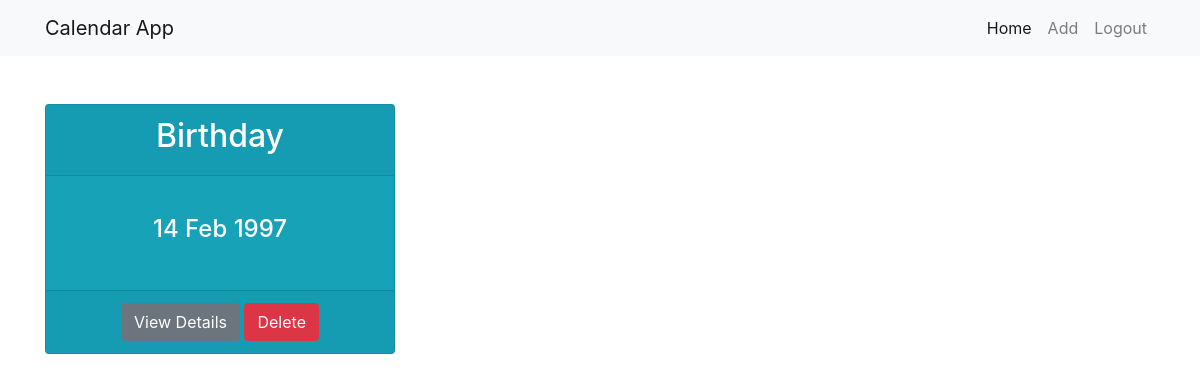
Page /dashboard/ (signed in) on the earlier database version.
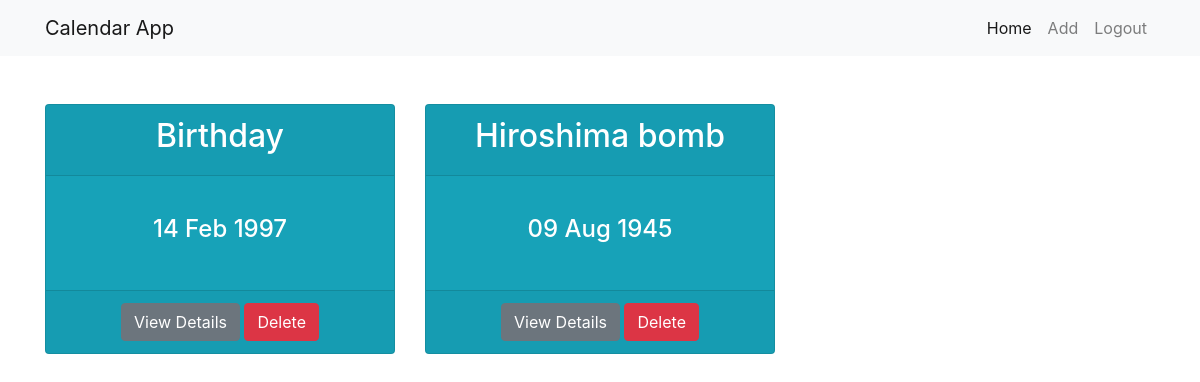
Same page on the later database version.
### myapp/models.py (models this page shows, shortened)
class Entry(models.Model):
    name = models.CharField(max_length = 100)
    author = models.ForeignKey(User,on_delete=models.CASCADE)
    date = models.DateTimeField()
    description = models.TextField()
    created = models.DateTimeField(auto_now_add=True)

### myapp/views.py (the view)
# urls.py: path('dashboard/',views.dashboard,name="dashboard"),
@login_required
def dashboard(request):
    entries = Entry.objects.filter(author=request.user)
    return render(request,'myapp/dashboard.html',{'entries':entries})

### myapp/templatetags/app_filters.py (called while the page is built)
@register.filter
def modulo(num, val):
    return (num-1) % val == 0

### myapp/templates/myapp/dashboard.html
{% extends 'myapp/base.html' %}
{% block content %}
<div class="">
    <div class="container">
            <div class="row">
                {% for entry in entries %}
                   {% include 'myapp/_calendar_entry.html' %}
                {% endfor %}
            </div>
    </div>
</div>
{% endblock %}

### myapp/templates/myapp/base.html (shortened to what this page needs)
<!DOCTYPE html>
<html lang="en">
<head>
    <link href="https://stackpath.bootstrapcdn.com/bootstrap/4.1.2/css/bootstrap.min.css" rel="stylesheet">
    {% load static %}
    <link rel="stylesheet" href="{% static 'myapp/css/style.css' %}">
</head>
<body>
        <nav class="navbar navbar-expand-lg navbar-light bg-light">
                <div class="container">
                      <a class="navbar-brand" href="/">Calendar App</a>
                  <div class="collapse navbar-collapse" id="navbarSupportedContent">
                    <ul class="navbar-nav ml-auto">
                      <li class="nav-item active">
                        <a class="nav-link" href="/dashboard">Home <span class="sr-only">(current)</span></a>
                      </li>
                      {% if request.user.is_authenticated %}
                      <li class="nav-item">
                              <a class="nav-link" href="{% url 'add' %}">Add </a>
                      </li>
                      <li class="nav-item">
                          <a class="nav-link" href="{% url 'logout' %}">Logout </a>
                  </li>
                      {% else %}
                      <li class="nav-item">
                          <a class="nav-link" href="{% url 'login' %}">Login </a>
                       </li>
                       {% endif %}
                    </ul>
                  </div>
                </div>
                </nav>
    {% block content %}
    {% endblock %}
</body>
</html>

### myapp/templates/myapp/_calendar_entry.html
<div class="col-md-4 col-sm-6 my-auto">
<div class="card mx-auto  card-block d-flex bg-info text-white my-5" style="height: 250px;">
    <div class="card-header">
            <h2 class="text-center">{{ entry.name }}</h2>
    </div>
    <div class="card-body justify-content-center align-items-center d-flex  my-auto">
          <h4 class="text-center text-white"> {{ entry.date | date:"d M Y" }}</h4>
        </div>
        <div class="card-footer text-center">
                <button onclick="window.location='{% url 'details' pk=entry.id %}'" class="btn btn- btn-secondary">View Details</button>
                <button onclick="deleteCalendarEntry(this)" data-id="{{entry.id}}" class="btn btn- btn-danger">Delete</button>            </div>
</div>
</div>

Differences in the rows shown:
added Entry: name "Hiroshima bomb", date "09 Aug 1945"
